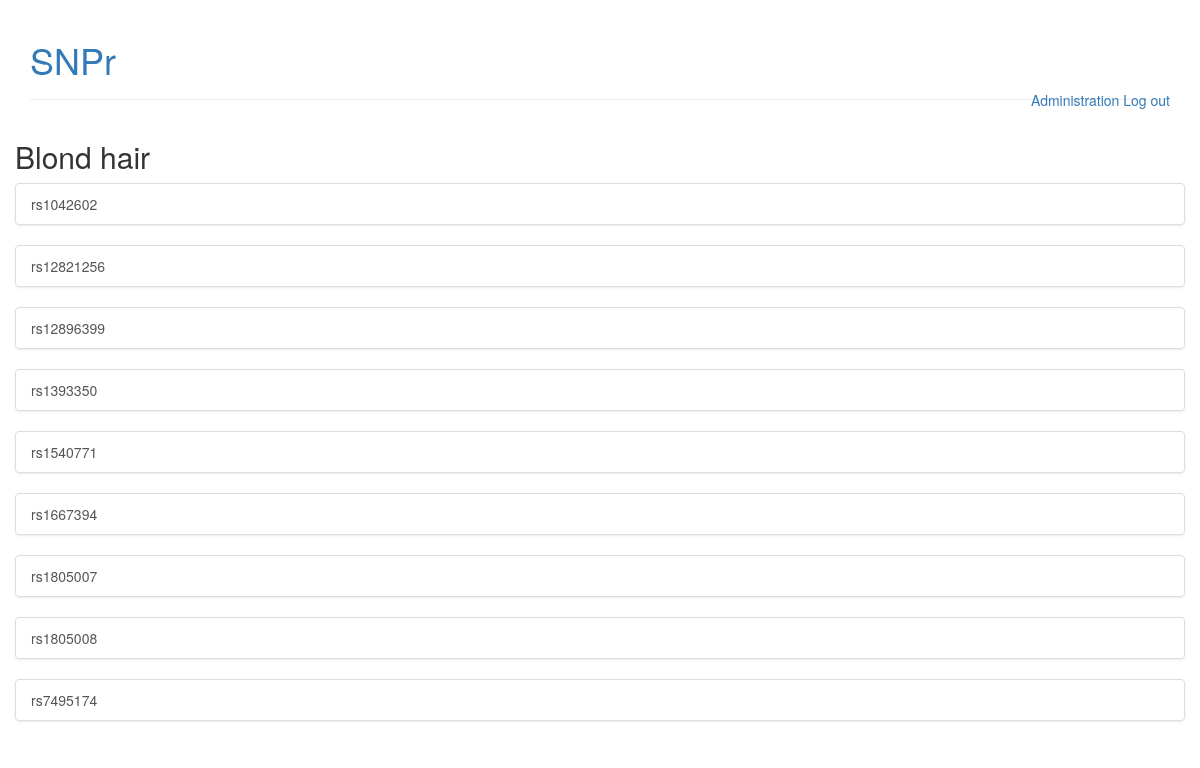
/phenotypes/6 (signed in), run on the app's committed database.
### snpref/models.py (models this page shows, shortened)
class Phenotype(models.Model):
    trait = models.CharField(max_length = 100)

class SNP(models.Model):
    rs_id = models.CharField(max_length = 20)
    phenotype = models.ForeignKey(Phenotype, on_delete = models.CASCADE,
    default = None)
    ref = models.URLField(default = None)

### snpref/views.py (the view)
# urls.py: url(r'^(?P<pk>[0-9]+)/?$', views.phenotype_detail,
def phenotype_detail(request, pk):
    if not request.user.is_authenticated:
        return redirect_to_connexion()
    phenotype = Phenotype.objects.get(pk = pk)
    snps = SNP.objects.filter(phenotype = phenotype)
    return render(request, 'snpref/phenotype_detail.html',
    {'phenotype': phenotype, 'snps' : snps})

### snpref/templates/snpref/phenotype_detail.html
{% extends 'snpref/base.html' %}
{% block content %}
  <h2>{{ phenotype.trait }}</h2>
  {% for snp in snps %}
    <div class = "list-group">
      <a class="list-group-item list-group-item-action" href="{{snp.ref}}">
        {{snp.rs_id}}
      </a>
    </div>
  {% endfor %}
{% endblock content %}

### data on the page
Phenotype: trait "Blond hair"
SNP: rs_id "rs1042602"
SNP: rs_id "rs12821256"
SNP: rs_id "rs12896399"
SNP: rs_id "rs1393350"
SNP: rs_id "rs1540771"
SNP: rs_id "rs1667394"
SNP: rs_id "rs1805007"
SNP: rs_id "rs1805008"
SNP: rs_id "rs7495174"
